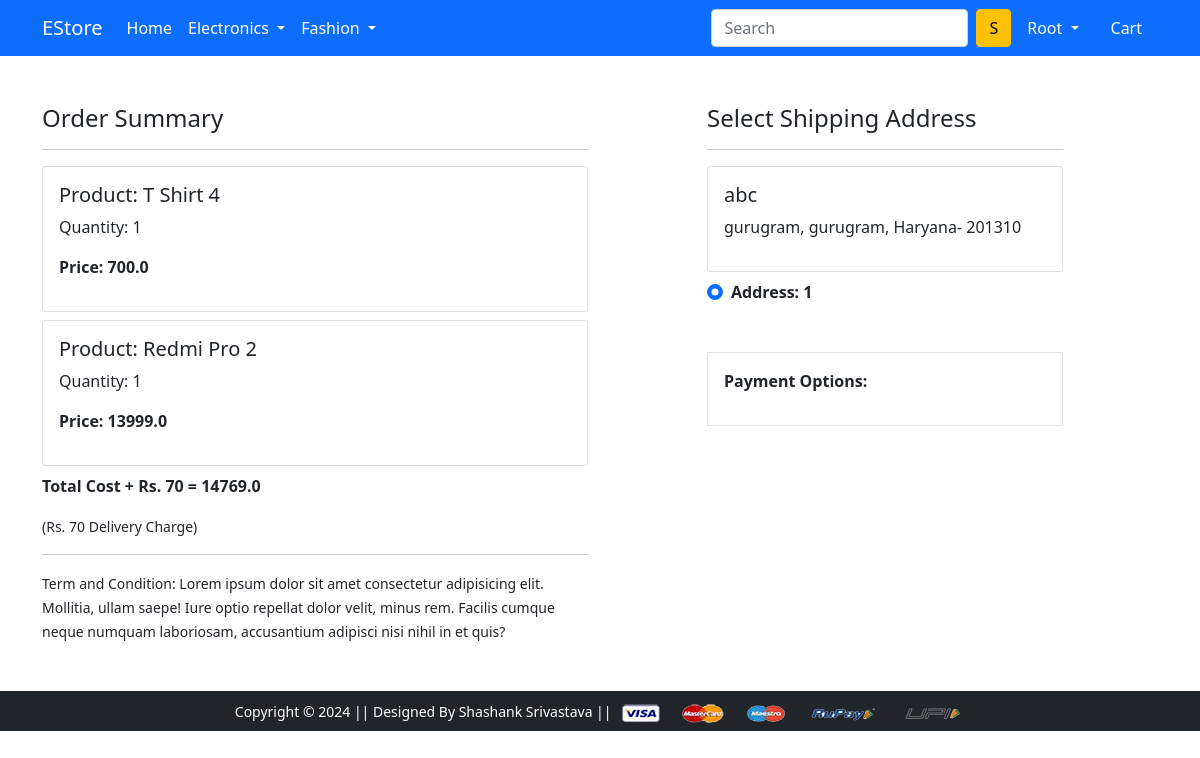
/checkout/ (signed in), run on the app's committed database.
### app/models.py (models this page shows, shortened)
class Cart(models.Model):
 user = models.ForeignKey(User, on_delete=models.CASCADE)
 product = models.ForeignKey(Product, on_delete=models.CASCADE)
 quantity = models.PositiveIntegerField(default=1)
 @property
 def total_cost(self):
   return self.quantity * self.product.discounted_price

class Product(models.Model):
 title = models.CharField(max_length=100)
 selling_price = models.FloatField()
 discounted_price = models.FloatField()
 description = models.TextField()
 brand = models.CharField(max_length=100)
 category = models.CharField( choices=CATEGORY_CHOICES, max_length=2)
 product_image = models.ImageField(upload_to='productimg')

class Customer(models.Model):
 user = models.ForeignKey(User, on_delete=models.CASCADE)
 name = models.CharField(max_length=200)
 locality = models.CharField(max_length=200)
 city = models.CharField(max_length=50)
 zipcode = models.IntegerField()
 state = models.CharField(choices=STATE_CHOICES, max_length=50)

### app/views.py (the view)
# urls.py: path('checkout/', views.checkout, name='checkout'),
@login_required
def checkout(request):
	user = request.user
	add = Customer.objects.filter(user=user)
	cart_items = Cart.objects.filter(user=request.user)
	amount = 0.0
	shipping_amount = 70.0
	totalamount=0.0
	cart_product = [p for p in Cart.objects.all() if p.user == request.user]
	if cart_product:
		for p in cart_product:
			tempamount = (p.quantity * p.product.discounted_price)
			amount += tempamount
		totalamount = amount+shipping_amount
	return render(request, 'app/checkout.html', {'add':add, 'cart_items':cart_items, 'totalcost':totalamount})

### app/templates/app/checkout.html (shortened to what this page needs)
{% extends 'app/base.html' %}
{% load static %}
{% block main-content %}
<div class="container">
 <div class="row mt-5">
  <div class="col-sm-6">
    <h4>Order Summary</h4>
    <hr>
    {% for item in cart_items %}
      <div class="card mb-2">
        <div class="card-body">
          <h5>Product: {{item.product.title}}</h5>
          <p>Quantity: {{item.quantity}}</p>
          <p class="fw-bold">Price: {{item.total_cost}}</p>
        </div>
      </div>
    {% endfor %}
    <p class="fw-bold">Total Cost + Rs. 70  = {{totalcost}}</p>
    <small>(Rs. 70 Delivery Charge)</small> <hr>
    <small>Term and Condition: Lorem ipsum dolor sit amet consectetur adipisicing elit. Mollitia, ullam saepe! Iure optio repellat dolor velit, minus rem. Facilis cumque neque numquam laboriosam, accusantium adipisci nisi nihil in et quis?</small>
  </div>
  <div class="col-sm-4 offset-sm-1">
    <h4>Select Shipping Address</h4>
    <hr>
    <form action="/paymentdone" id="myform">
    {% for ad in add %}
      <div class="card">
        <div class="card-body">
        <h5>{{ad.name}}</h5>
        <p>{{ad.locality}}, {{ad.city}}, {{ad.state}}- {{ad.zipcode}}</p>
        </div>
      </div>
        <div class="form-check mt-2 mb-5">
          <input class="form-check-input" type="radio" name="custid" id="custadd{{forloop.counter}}" value="{{ad.id}}" checked>
          <label class="form-check-label fw-bold" for="custadd{{forloop.counter}}">
            Address: {{ forloop.counter }} </label>
        </div>
      {% endfor %}
        <div class="border p-3">
          <p class="fw-bold">Payment Options:</p>
        </div>
      </form>
    </div>
  </div>
</div>
{% endblock main-content %}

### app/templates/app/base.html (shortened to what this page needs)
<!doctype html>
{% load static %}
<html lang="en">
  <head>
    <link href="https://cdn.jsdelivr.net/npm/bootstrap@5.0.0-beta1/dist/css/bootstrap.min.css" rel="stylesheet">
    <link rel="stylesheet" href="{% static 'app/css/owl.carousel.min.css' %}">
    <link rel="stylesheet" href="{% static 'app/css/all.min.css' %}">
    <link rel="stylesheet" href="{% static 'app/css/style.css' %}">
  </head>
  <body>
    <nav class="navbar navbar-expand-lg navbar-dark bg-primary">
     <div class="container">
       <a class="navbar-brand" href="/">EStore</a>
       <div class="collapse navbar-collapse" id="navbarSupportedContent">
         <ul class="navbar-nav me-auto mb-2 mb-lg-0">
           <li class="nav-item">
             <a class="nav-link active" aria-current="page" href="/">Home</a>
           </li>
           <li class="nav-item dropdown">
             <a class="nav-link dropdown-toggle text-white" href="#" id="electronicsDropdown" role="button" data-bs-toggle="dropdown" aria-expanded="false">
               Electronics
             </a>
           </li>
           <li class="nav-item dropdown">
             <a class="nav-link dropdown-toggle text-white" href="#" id="fashionDropdown" role="button" data-bs-toggle="dropdown" aria-expanded="false">
               Fashion
             </a>
           </li>
         </ul>
         <form class="d-flex">
           <input class="form-control me-2" type="search" placeholder="Search" aria-label="Search">
           <button class="btn btn-warning" type="submit">S</button>
         </form>
         <div>
          <ul class="navbar-nav me-auto mb-2 mb-lg-0">
          {% if request.user.is_authenticated %}
           <li class="nav-item dropdown mx-2">
              <a class="nav-link dropdown-toggle text-white" href="#" id="profileDropdown" role="button" data-bs-toggle="dropdown" aria-expanded="false">
                {{request.user.username|capfirst}}
              </a>
            </li>
            <li class="nav-item mx-2">
              <a href="{% url 'showcart' %}" class="nav-link text-white"> Cart </a>
            </li>
            {% endif %}
          </ul>
         </div>
       </div>
     </div>
    </nav>
    {% block main-content %} {% endblock main-content %}
    <footer class="container-fluid bg-dark text-center p-2 mt-5">
        <small class="text-white">Copyright &copy; 2024 || Designed By Shashank Srivastava || </small>
        <img src="{% static 'app/images/payment.png' %}" alt="" srcset="" class="img-fluid" height="2px">
    </footer>
  </body>
</html>

### data on the page
Cart: product "T Shirt 4", quantity "1", total_cost "700.0"
Cart: product "Redmi Pro 2", quantity "1", total_cost "13999.0"
Customer: name "abc", locality "gurugram", city "gurugram", state "Haryana", zipcode "201310"

### other printed values
{{ request.user.username|capfirst }} "Root"
{{ totalcost }} "14769.0"
